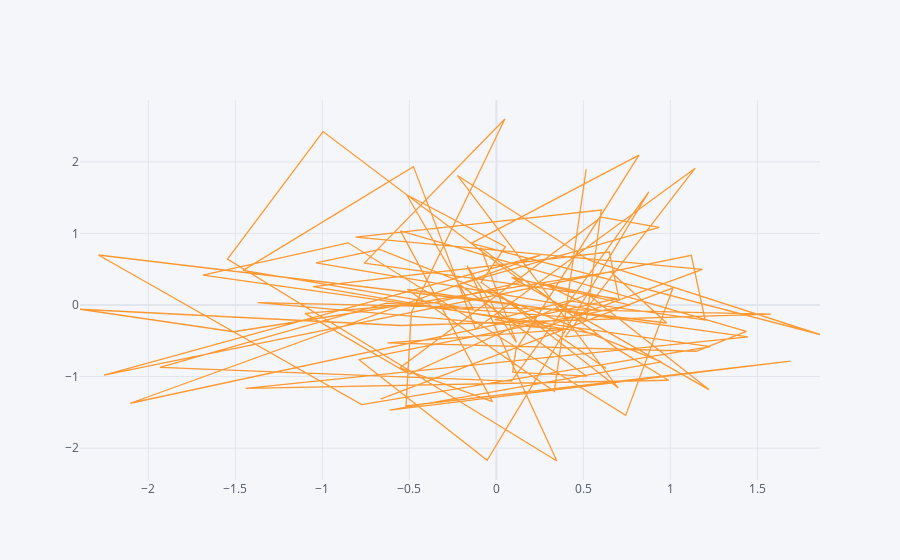

Source (notebook cell):
### Code cell
df.iplot(kind='scatter', x='A',y='B')
